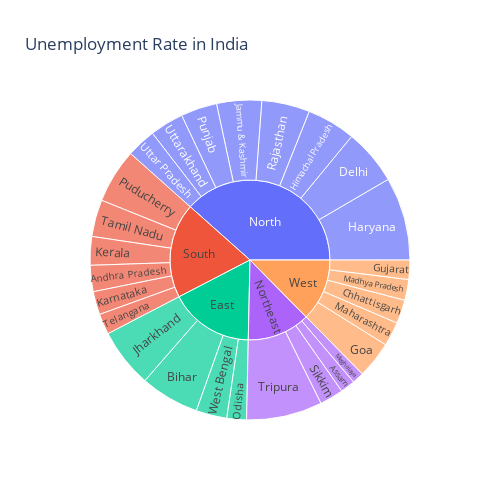

This figure's notebook cell:
### Code cell
unemploment = df[["States", "Region", "Estimated Unemployment Rate"]]
figure = px.sunburst(unemploment, path=["Region", "States"], 
                     values="Estimated Unemployment Rate", 
                     width=500, height=500, color_continuous_scale="RdY1Gn", 
                     title="Unemployment Rate in India")
figure.show()

### Figure 1 — Plotly figure (JSON) as saved in the notebook; plotly's stock layout.template omitted (floating-point values rounded to 4 significant figures)
{"data": [{"branchvalues": "total", "domain": {"x": [0, 1], "y": [0, 1]}, "hovertemplate": "labels=%{label}<br>Estimated Unemployment Rate=%{value}<br>parent=%{parent}<br>id=%{id}<extra></extra>", "ids": ["South/Andhra Pradesh", "Northeast/Assam", "East/Bihar", "West/Chhattisgarh", "North/Delhi", "West/Goa", "West/Gujarat", "North/Haryana", "North/Himachal Pradesh", "North/Jammu & Kashmir", "East/Jharkhand", "South/Karnataka", "South/Kerala", "West/Madhya Pradesh", "West/Maharashtra", "Northeast/Meghalaya", "East/Odisha", "South/Puducherry", "North/Punjab", "North/Rajasthan", "Northeast/Sikkim", "South/Tamil Nadu", "South/Telangana", "Northeast/Tripura", "North/Uttar Pradesh", "North/Uttarakhand", "East/West Bengal", "East", "North", "Northeast", "South", "West"], "labels": ["Andhra Pradesh", "Assam", "Bihar", "Chhattisgarh", "Delhi", "Goa", "Gujarat", "Haryana", "Himachal Pradesh", "Jammu & Kashmir", "Jharkhand", "Karnataka", "Kerala", "Madhya Pradesh", "Maharashtra", "Meghalaya", "Odisha", "Puducherry", "Punjab", "Rajasthan", "Sikkim", "Tamil Nadu", "Telangana", "Tripura", "Uttar Pradesh", "Uttarakhand", "West Bengal", "East", "North", "Northeast", "South", "West"], "name": "", "parents": ["South", "Northeast", "East", "West", "North", "West", "West", "North", "North", "North", "East", "South", "South", "West", "West", "Northeast", "East", "South", "North", "North", "Northeast", "South", "South", "Northeast", "North", "North", "East", "", "", "", "", ""], "type": "sunburst", "values": [86.64, 48.56, 194.7, 78.19, 184.1, 121.7, 63.76, 274.8, 160.7, 148.3, 195.4, 76.68, 94.34, 68.54, 79.79, 38.66, 64.62, 179.4, 119.8, 158.7, 78.34, 121.9, 68.33, 250.6, 97.37, 111.6, 101.9, 556.6, 1255.0, 416.1, 627.3, 411.9]}], "layout": {"height": 500, "legend": {"tracegroupgap": 0}, "title": {"text": "Unemployment Rate in India"}, "width": 500}}
